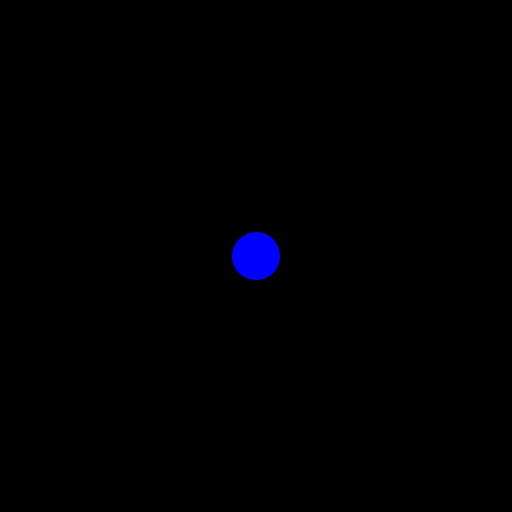
Frame 1 (no input)
Frame 60 (the mouse pressed at the canvas centre just before this capture): identical to frame 1, image omitted
Frame 120 (the mouse held since frame 60 and released just before this capture): identical to frame 1, image omitted

The Processing sketch that drew this single still picture (run headless with seeded random() and noise(); from frame 60 on, the mouse is pressed at the canvas centre):

// Processing sketch: processing_13485
// ── processing_13485.pde

// spiral electron animation, version 2
// processingjs version
//
// keep watching! This sketch evolves quite slowly over time :)
// The phase shifts gradually, which changes the number of spiral arms
// and their direction of rotation.
//
// steven kay, June 2010
 
PFont caption;
 
void setup() {
  size(512,512);
}
 
float factor;
float factor_change_rate=800000.0;
float factor_change_rate_2=200000.0;
 
void draw() {
  background(0);
  //noStroke();
  stroke(0);
  factor=3.0+(3.0*sin(frameCount/factor_change_rate));
  float c=1.2; // size
  ellipseMode(CENTER);
  float x,y;
  for (int n=0;n<800;n++) {
    float off=float(frameCount)/20.0;
    float nn=float(n);
    float r=c*sqrt(nn);
    float theta=off+(nn*degrees(factor));
    x=nn*sin(theta);
    y=nn*cos(theta); 
    float z=nn*sin((((float)frameCount)/factor_change_rate_2)*theta);
    float luma=255-(nn/c);
    if (n%1==0) {
    pushMatrix();
    translate(256,256);
    translate(x,y,z);
    fill(luma,0,255-luma);
    float sz=30-(n/10);
    ellipse(0,0,sz,sz);
    popMatrix();
    }
     
  }
  
}

                
                                                                
